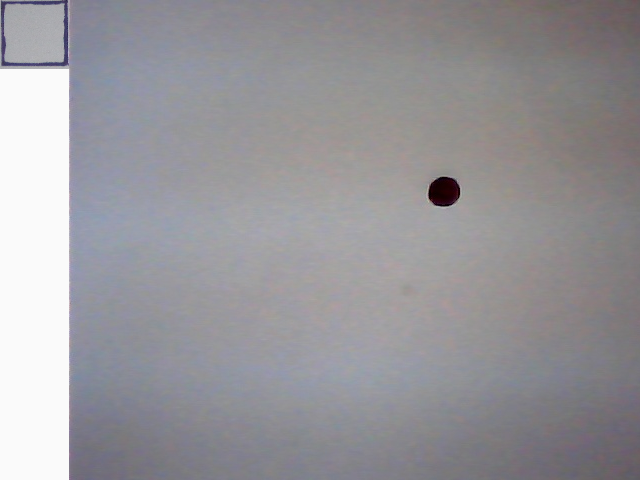
#> input picture OneDrive/Desktop/proo/object-size-master-1/object-size-master/images/merged_image.jpg, 640 x 480 px
$ python init.py
#> lines starting #> are read from the running program, lines starting #| are printed output that depends on the picture; after the words box and inside, x2 and y2 are one past the last pixel; in counts of white or black regions, pixels touching at a corner belong together
"""
Filename: init.py
Usage: This script will measure different objects in the frame using a reference object of known dimension.
The object with known dimension must be the leftmost object.
Author: Shashank Sharma
"""
from scipy.spatial.distance import euclidean
from imutils import perspective
from imutils import contours
import numpy as np
import imutils
import cv2
import math
# Function to show array of images (intermediate results)
def show_images(images):
	for i, img in enumerate(images):
		cv2.imshow("image_" + str(i), img)
	cv2.waitKey(0)
	cv2.destroyAllWindows()

img_path = "images/merged_image.jpg"

# Read image and preprocess
image = cv2.imread(img_path)
#> image is the input picture: shape (480, 640, 3); mean B, G, R 155.2, 150.9, 152.4

gray = cv2.cvtColor(image, cv2.COLOR_BGR2GRAY)
blur = cv2.GaussianBlur(gray, (9, 9), 0)

edged = cv2.Canny(blur, 50, 100)
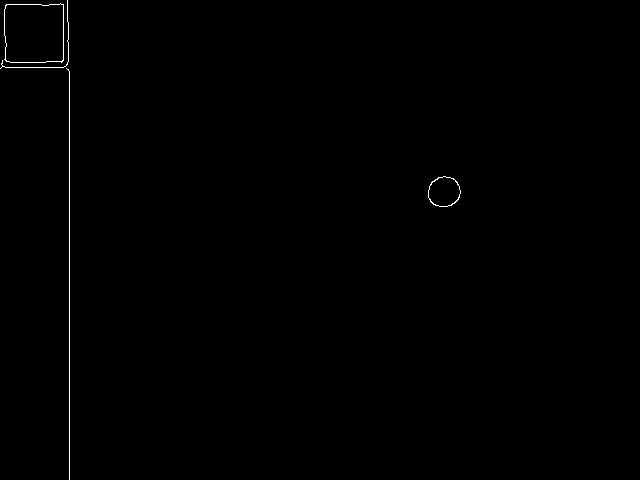
#> edged: shape (480, 640); 0.29% white in thin lines or dots, all inside (x1, y1, x2, y2) = (0, 0, 461, 480)
edged = cv2.dilate(edged, None, iterations=1)
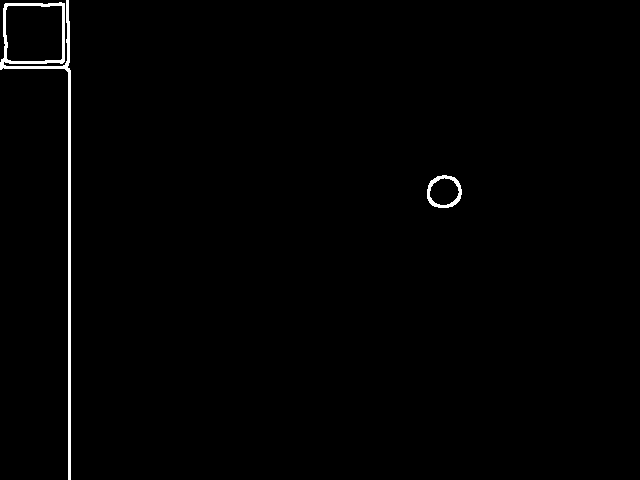
#> edged: shape (480, 640); 0.9% white; 2 white regions, box (x1, y1, x2, y2) and area: (0, 0, 71, 480) 2396, (427, 175, 462, 208) 360
edged = cv2.erode(edged, None, iterations=1)

#show_images([blur, edged])

# Find contours
cnts = cv2.findContours(edged.copy(), cv2.RETR_EXTERNAL, cv2.CHAIN_APPROX_SIMPLE)
#> cnts = 2 contours; box (x1, y1, x2, y2) and area: (0, 0, 70, 480) 3377, (428, 176, 461, 207) 759
cnts = imutils.grab_contours(cnts)

# Sort contours from left to right as leftmost contour is reference object
(cnts, _) = contours.sort_contours(cnts)

# Remove contours which are not large enough
cnts = [x for x in cnts if cv2.contourArea(x) > 100]

#cv2.drawContours(image, cnts, -1, (0,255,0), 3)

#show_images([image, edged])
#print(len(cnts))

# Reference object dimensions
# Here for reference I have used a 2cm x 2cm square
ref_object = cnts[0]
#> ref_object = contour of 72 points, box (x1, y1, x2, y2) (0, 0, 70, 480), area 3377
box = cv2.minAreaRect(ref_object)
#> box = ((37.98, 240.1), (68.92, 478.9), -1.17)
box = cv2.boxPoints(box)
#> box = [[8.41, 480.2], [-1.36, 1.4], [67.55, -0.0112], [77.32, 478.8]]
box = np.array(box, dtype="int")
#> box = [[8, 480], [-1, 1], [67, 0], [77, 478]]
box = perspective.order_points(box)
#> box = [[-1, 1], [67, 0], [77, 478], [8, 480]]
(tl, tr, br, bl) = box
#> tl = [-1, 1]; tr = [67, 0]; br = [77, 478]; bl = [8, 480]
dist_in_pixel = euclidean(tl, tr)
#> dist_in_pixel = 68.01
dist_in_cm = 2
pixel_per_cm = dist_in_pixel/dist_in_cm
#> pixel_per_cm = 34


def rectangle_diagonal(length, width):
    diagonal = math.sqrt(length**2 + width**2)
    return diagonal
lenght=0
width=0
counter=0
# Draw remaining contours
for cnt in cnts:
	box = cv2.minAreaRect(cnt)
	box = cv2.boxPoints(box)
	box = np.array(box, dtype="int")
	box = perspective.order_points(box)
	(tl, tr, br, bl) = box
	cv2.drawContours(image, [box.astype("int")], -1, (0, 0, 255), 2)
	mid_pt_horizontal = (tl[0] + int(abs(tr[0] - tl[0])/2), tl[1] + int(abs(tr[1] - tl[1])/2))
	mid_pt_verticle = (tr[0] + int(abs(tr[0] - br[0])/2), tr[1] + int(abs(tr[1] - br[1])/2))
	wid = euclidean(tl, tr)/pixel_per_cm
	ht = euclidean(tr, br)/pixel_per_cm
	cv2.putText(image, "{:.1f}cm".format(wid), (int(mid_pt_horizontal[0] - 15), int(mid_pt_horizontal[1] - 10)),
		cv2.FONT_HERSHEY_SIMPLEX, 0.5, (255, 255, 0), 2)
	cv2.putText(image, "{:.1f}cm".format(ht), (int(mid_pt_verticle[0] + 10), int(mid_pt_verticle[1])),
		cv2.FONT_HERSHEY_SIMPLEX, 0.5, (255, 255, 0), 2)
	counter=counter+1
	if counter==2:
                counter=0
                ret=rectangle_diagonal(ht,wid)
                ret=round(ret,2)
                cv2.putText(image, 'Dia: '+str(ret), (70,40), cv2.FONT_HERSHEY_SIMPLEX, 1, (0,0,255), 2, cv2.LINE_AA)
                print('Diameter : {}'.format(ret))
#> this loop made 2 passes
#> (tl, tr, br, bl, mid_pt_horizontal, mid_pt_verticle, wid, ht) on pass 2: ([428, 176], [460, 176], [460, 206], [428, 206], (444, 176), (460, 191), 0.941, 0.882)
#> (tl, tr, br, bl, mid_pt_horizontal, mid_pt_verticle, wid, ht) on pass 1: ([-1, 1], [67, 0], [77, 478], [8, 480], (33, 1), (72, 239), 2, 14.06)
#| Diameter : 1.29
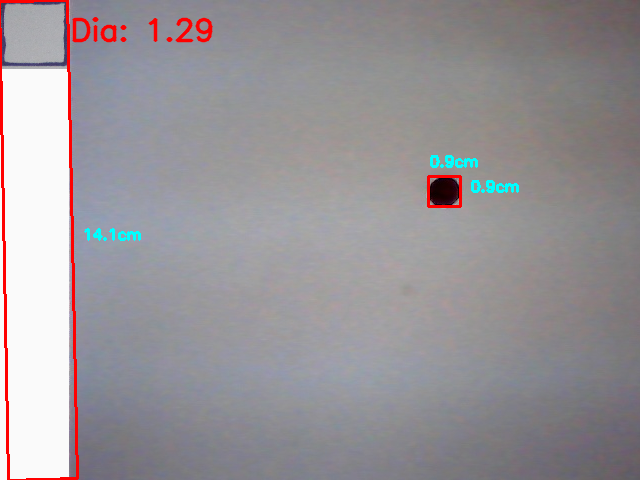
#> image: shape (480, 640, 3); 1.91% of pixels changed, all inside (x1, y1, x2, y2) = (0, 0, 519, 480)
#> after the loop, counter = 0; ret = 1.29


show_images([image])
#> the loop in show_images, `for i, img in enumerate(images):` made 1 pass
